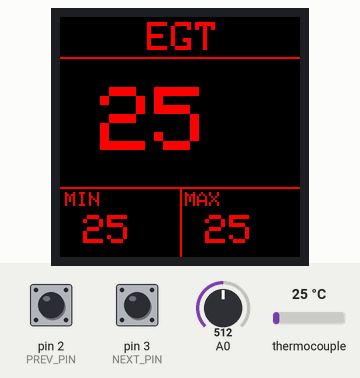
Bench run of a sketch on a simulated Arduino Uno, built with avr-gcc and run on an emulated ATmega328P. Parts: 240×240 colour display. Inputs (shaded band) come from the test bench; at power-on: thermocouple 25 °C, pin 2 (PREV_PIN) HIGH, pin 3 (NEXT_PIN) HIGH, A0 = 512.

Above: at 1.2 s.
1.3 s: thermocouple set to 6 °C
At 2.5 s:
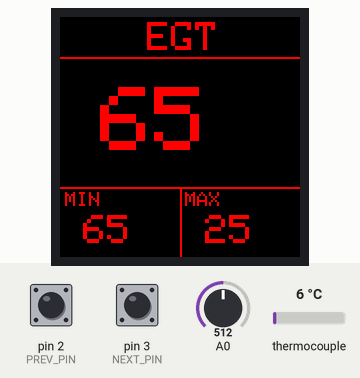
2.8 s: pin 2 (PREV_PIN) pulled LOW for 0.15 s
At 3.8 s:
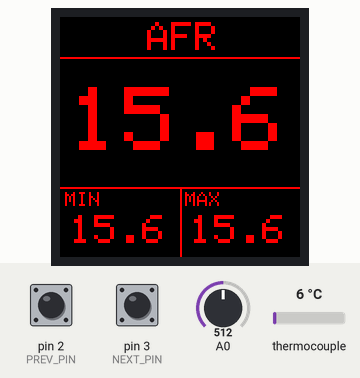
4.4 s: pin 3 (NEXT_PIN) pulled LOW for 0.15 s
At 5.3 s:
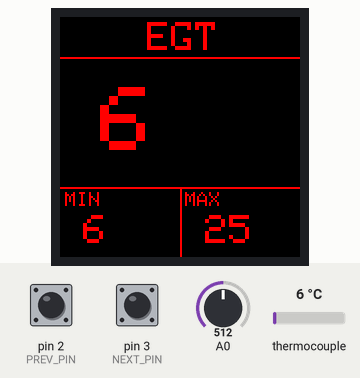
6.0 s: thermocouple set to 75 °C
At 6.9 s:
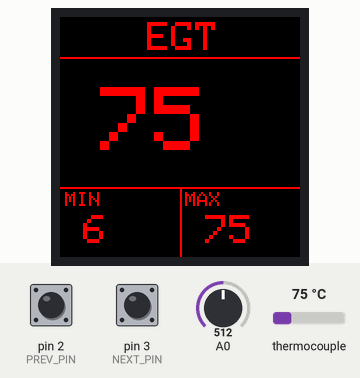
7.5 s: thermocouple set to 150 °C
At 8.1 s:
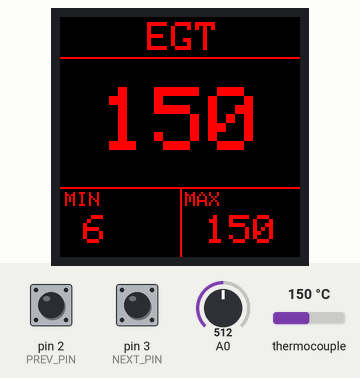
9.0 s: pin 2 (PREV_PIN) pulled LOW for 1 s
At 10.4 s:
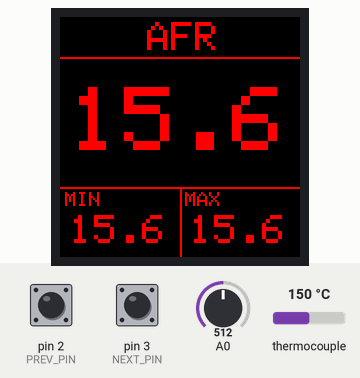
Timing chart, 0 to 12.0 s (numbered marks = the images above; inputs shaded):
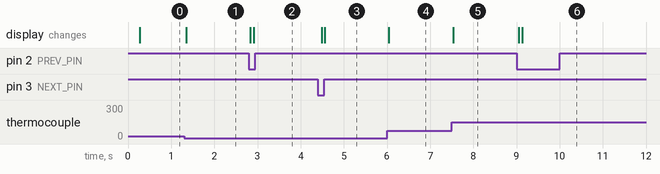

The sketch:

BC_controller.ino
```cpp
/*
  ST7789 240x240 IPS (without CS pin) connections (only 6 wires required):
  #01 GND -> GND
  #02 VCC -> VCC (3.3V only!)
  #03 SCL -> D13/SCK
  #04 SDA -> D11/MOSI
  #05 RES -> D8 or any digital
  #06 DC  -> D7 or any digital
  #07 BLK -> NC

  MAX31855 K-Type thermocouple amplifier connections
  #01 VCC -> 3.3V
  #02 GND -> GND
  #03 SO  -> D3
  #04 CS  -> D4
  #05 SCK -> D5

  KEYS
  #01 PREV -> D9
  #02 NEXT -> D10
*/

#include <SPI.h>
#include <Adafruit_GFX.h>
#include <Arduino_ST7789_Fast.h>
#include "Adafruit_MAX31855.h"

#define TFT_CS    9
#define TFT_DC    7
#define TFT_RST   8
#define SCR_WD   240
#define SCR_HT   240

#define MAXDO   4
#define MAXCS   5
#define MAXCLK  6

#define DEBOUNCE 30
#define NEXT_PIN 3
#define PREV_PIN 2

Arduino_ST7789 tft = Arduino_ST7789(TFT_DC, TFT_RST, TFT_CS);
Adafruit_MAX31855 thermocouple(MAXCLK, MAXCS, MAXDO);

bool linesDrawn = false;

float rawAFR, nowAFR, minAFR = 20, maxAFR = 10;
int nowEGT, minEGT = 2000, maxEGT = 10;
unsigned long lastTimeEGT = 0, lastTimeAFR = 0;

int nextLast, prevLast;
short mode = 0;

void setup(void)
{
  tft.init(SCR_WD, SCR_HT);
  tft.setRotation(1);

  pinMode(NEXT_PIN, INPUT_PULLUP);
  pinMode(PREV_PIN, INPUT_PULLUP);
}

void loop() {
//===================== MODE SELECT ========================
  if (digitalRead(NEXT_PIN) == 0 && nextLast == 1) {
    mode++;
    if(mode > 1) mode = 0;
    nextLast = 0;
    linesDrawn = false;
    delay(DEBOUNCE);
  }
  if (digitalRead(NEXT_PIN) == 1) nextLast = 1;

  if (digitalRead(PREV_PIN) == 0 && prevLast == 1) {
    mode--;
    if(mode < 0) mode = 1;
    prevLast = 0;
    linesDrawn = false;
    delay(DEBOUNCE);
  }
  if (digitalRead(PREV_PIN) == 1) prevLast = 1;
//===================== MODE0 EGT ==========================
  if (millis() - lastTimeEGT > 200) {
    nowEGT = thermocouple.readCelsius();
    if (isnan(nowEGT)) {
      tft.fillScreen(BLACK);
      tft.setTextSize(4);
      tft.setCursor(87, 30);
      tft.print("BLAD");
      tft.setCursor(47, 50);
      tft.print("TERMOPARY");
    } else {
      if (nowEGT < minEGT) minEGT = nowEGT;
      if (nowEGT > maxEGT) maxEGT = nowEGT;
      if (mode == 0) EGT_show(nowEGT, minEGT, maxEGT);
    }
    lastTimeEGT = millis();
  }
//===================== MODE1 AFR ==========================
  if (millis() - lastTimeAFR > 100) {
    rawAFR = analogRead(A0);
    nowAFR = (map(rawAFR, 0, 1023, 1090, 2020)) / 100.0;
    if (nowAFR < minAFR) minAFR = nowAFR;
    if (nowAFR > maxAFR) maxAFR = nowAFR;
    if (mode == 1) AFR_show(nowAFR, minAFR, maxAFR);
    lastTimeAFR = millis();
  }
}

void AFR_show(float nowAFR, float minAFR, float maxAFR) {
  if (linesDrawn == false) draw_lines();

  tft.setCursor(87, 5);
  tft.setTextColor(RED, BLACK);
  tft.setTextSize(4);
  tft.print("AFR");

  tft.setCursor(5, 175);
  tft.setTextSize(2);
  tft.print("MIN");

  tft.setCursor(125, 175);
  tft.setTextSize(2);
  tft.print("MAX");

  tft.setCursor(10, 70);
  tft.setTextSize(9);
  tft.print(nowAFR, 1);

  tft.setCursor(10, 198);
  tft.setTextSize(4);
  tft.print(minAFR, 1);

  tft.setCursor(130, 198);
  tft.setTextSize(4);
  tft.print(maxAFR, 1);
}

void EGT_show(int nowEGT, int minEGT, int maxEGT) {
  if (linesDrawn == false) draw_lines();

  tft.setCursor(87, 5);
  tft.setTextColor(RED, BLACK);
  tft.setTextSize(4);
  tft.print("EGT");

  tft.setCursor(5, 175);
  tft.setTextSize(2);
  tft.print("MIN");

  tft.setCursor(125, 175);
  tft.setTextSize(2);
  tft.print("MAX");

  tft.setCursor(40, 70);
  tft.setTextSize(9);
  tft.print(nowEGT, 1);

  tft.setCursor(23, 198);
  tft.setTextSize(4);
  tft.print(minEGT, 1);

  tft.setCursor(145, 198);
  tft.setTextSize(4);
  tft.print(maxEGT, 1);
}

void draw_lines() {
  tft.fillScreen(BLACK);
  tft.drawFastHLine(0, 40, tft.width(), RED);
  tft.drawFastHLine(0, 41, tft.width(), RED);
  tft.drawFastHLine(0, 170, tft.width(), RED);
  tft.drawFastHLine(0, 171, tft.width(), RED);
  tft.drawFastVLine(120, 170, tft.width(), RED);
  tft.drawFastVLine(121, 171, tft.width(), RED);
  linesDrawn = true;
}
```

Measured:
- after the input at 1.3 s, the display: changes after 0.05 s (image 1)
- after the input at 2.8 s, the display: first changes at once (image 2 shows a later state)
- after the input at 4.4 s, the display: first changes after 0.09 s (image 3 shows a later state)
- after the input at 6.0 s, the display: changes at once (image 4)
- after the input at 7.5 s, the display: changes at once (image 5)
- after the input at 9.0 s, the display: first changes after 0.05 s (image 6 shows a later state)
